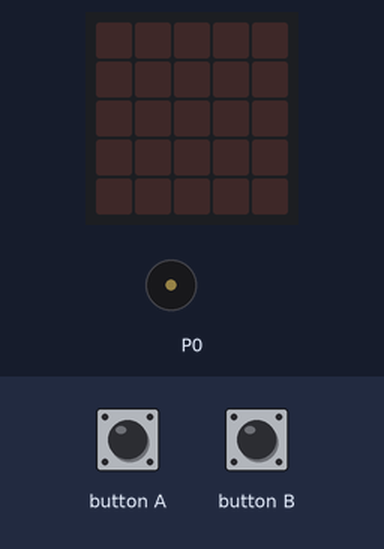
A program run on a simulated BBC micro:bit (MakeCode). Shown: the board's 5×5 LED display, buzzer (waves = sounding). The inputs (shaded band) are chosen by the test bench.

Above: at 1.2 s.
1.3 s: button B pressed for 0.15 s
4.3 s: button A pressed for 0.15 s
At 4.68 s:
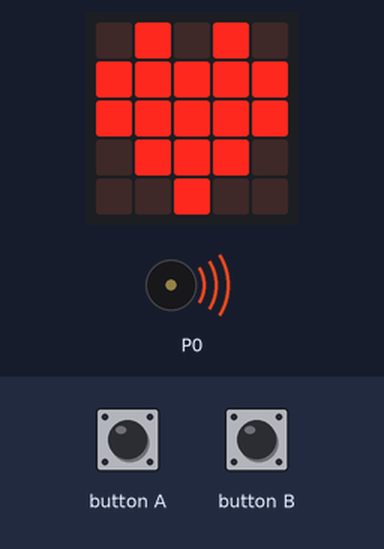
At 6.4 s:
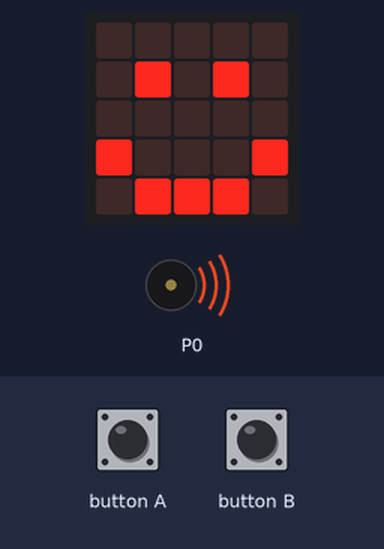
Timing chart, 0 to 13.3 s (numbered marks = the images above; inputs shaded):
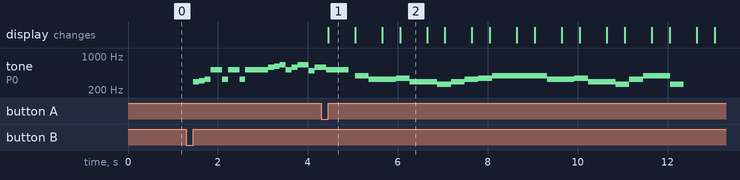

Measured:
- after the input at 1.3 s, tone on P0: plays 294 Hz for 0.13 s, 311 Hz for 0.13 s, 330 Hz for 0.13 s, 523 Hz for 0.26 s, 330 Hz for 0.13 s, 523 Hz for 0.26 s … (16 notes in this stretch), starting after 0.15 s
- after the input at 4.3 s, the display: changes after 0.15 s (image 1)
- what the display in image 1 shows lasts 0.6 s, from 4.5 s to 5.1 s

The program:

main.ts
```typescript
input.onButtonPressed(Button.A, function () {
    basic.showIcon(IconNames.Heart)
    music.play(music.stringPlayable("G E E F D D C D ", 199), music.PlaybackMode.UntilDone)
    music.play(music.stringPlayable("E F G G G G E E ", 199), music.PlaybackMode.UntilDone)
    music.play(music.stringPlayable("F D D C E G G C ", 199), music.PlaybackMode.UntilDone)
    music.stopAllSounds()
})
input.onButtonPressed(Button.B, function () {
    music.stopAllSounds()
    music._playDefaultBackground(music.builtInPlayableMelody(Melodies.Entertainer), music.PlaybackMode.UntilDone)
    music.setTempo(20)
    for (let index = 0; index < 20; index++) {
        basic.showIcon(IconNames.Happy)
        basic.showLeds(`
            . . . . .
            . # . . .
            . . . . .
            # . . . #
            . # # # .
            `)
    }
})
```

test.ts
```typescript
// testene settes inn her; disse vil ikke kompilert så lenge denne pakken blir brukt som en utvidelse.
```
